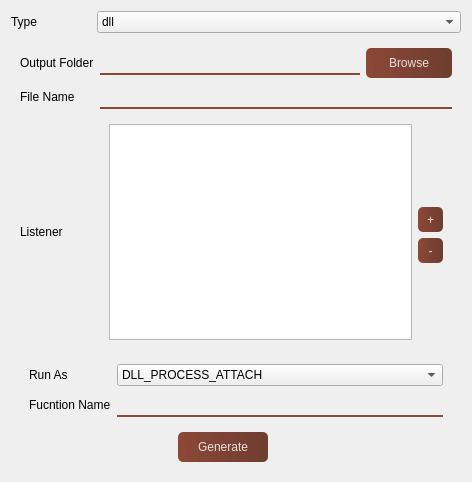
<?xml version="1.0" encoding="UTF-8"?>
<ui version="4.0">
 <class>GeneratePayload</class>
 <widget class="QDialog" name="GeneratePayload">
  <property name="geometry">
   <rect>
    <x>0</x>
    <y>0</y>
    <width>472</width>
    <height>482</height>
   </rect>
  </property>
  <property name="windowTitle">
   <string>Payload Generator</string>
  </property>
  <property name="windowIcon">
   <iconset>
    <normaloff>../Image/WareedIcon.png</normaloff>../Image/WareedIcon.png</iconset>
  </property>
  <property name="styleSheet">
   <string notr="true">QPushButton:hover{
        background-color: qlineargradient(spread:pad, x1:0, y1:0.505682, x2:1, y2:0.477, stop:0 rgba(183, 44, 24, 219), stop:1 rgba(93, 39, 24, 226));
}

QPushButton:pressed{
        padding-left:5px;
        padding-top:5px;
        background-color:rgba(150, 123, 111, 255);
}

QPushButton{
        background-color: qlineargradient(spread:pad, x1:0, y1:0.505682, x2:1, y2:0.477, stop:0 rgba(124, 44, 24, 219), stop:1 rgba(93, 39, 24, 226));
        color:rgba(255, 255, 255, 210);
        border-radius:5px;
}

QLineEdit{
background-color:rgba(0, 0, 0, 0);
border:none;
border-bottom:2px solid rgba(124, 44, 24, 219);
padding-bottom:7px;

}

</string>
  </property>
  <layout class="QGridLayout" name="gridLayout_2">
   <item row="0" column="0">
    <widget class="QLabel" name="label">
     <property name="maximumSize">
      <size>
       <width>80</width>
       <height>16777215</height>
      </size>
     </property>
     <property name="text">
      <string>Type</string>
     </property>
    </widget>
   </item>
   <item row="0" column="1">
    <widget class="QComboBox" name="comboBoxType">
     <item>
      <property name="text">
       <string>dll</string>
      </property>
     </item>
     <item>
      <property name="text">
       <string>exe</string>
      </property>
     </item>
    </widget>
   </item>
   <item row="1" column="0" colspan="2">
    <widget class="QFrame" name="frameEXE_3">
     <property name="frameShape">
      <enum>QFrame::NoFrame</enum>
     </property>
     <property name="frameShadow">
      <enum>QFrame::Raised</enum>
     </property>
     <layout class="QGridLayout" name="gridLayout">
      <item row="0" column="0">
       <widget class="QLabel" name="label_13">
        <property name="text">
         <string>Output Folder</string>
        </property>
       </widget>
      </item>
      <item row="0" column="1" colspan="3">
       <widget class="QLineEdit" name="lineEditOutputFolder">
        <property name="minimumSize">
         <size>
          <width>200</width>
          <height>0</height>
         </size>
        </property>
        <property name="readOnly">
         <bool>true</bool>
        </property>
       </widget>
      </item>
      <item row="0" column="4">
       <widget class="QPushButton" name="pushButtonBrowse">
        <property name="minimumSize">
         <size>
          <width>0</width>
          <height>30</height>
         </size>
        </property>
        <property name="maximumSize">
         <size>
          <width>100</width>
          <height>16777215</height>
         </size>
        </property>
        <property name="text">
         <string>Browse</string>
        </property>
       </widget>
      </item>
      <item row="1" column="0">
       <widget class="QLabel" name="label_14">
        <property name="text">
         <string>File Name</string>
        </property>
       </widget>
      </item>
      <item row="2" column="0">
       <widget class="QLabel" name="label_15">
        <property name="text">
         <string>Listener</string>
        </property>
       </widget>
      </item>
      <item row="2" column="1" colspan="4">
       <widget class="QWidget" name="widget_5" native="true">
        <layout class="QGridLayout" name="gridLayout_9">
         <item row="0" column="0" rowspan="4">
          <widget class="QTableWidget" name="tableWidgetListener">
           <property name="selectionMode">
            <enum>QAbstractItemView::SingleSelection</enum>
           </property>
           <property name="selectionBehavior">
            <enum>QAbstractItemView::SelectRows</enum>
           </property>
           <attribute name="horizontalHeaderVisible">
            <bool>false</bool>
           </attribute>
           <attribute name="horizontalHeaderStretchLastSection">
            <bool>true</bool>
           </attribute>
           <attribute name="verticalHeaderStretchLastSection">
            <bool>false</bool>
           </attribute>
           <column>
            <property name="text">
             <string/>
            </property>
           </column>
          </widget>
         </item>
         <item row="0" column="1">
          <spacer name="verticalSpacer_7">
           <property name="orientation">
            <enum>Qt::Vertical</enum>
           </property>
           <property name="sizeHint" stdset="0">
            <size>
             <width>20</width>
             <height>65</height>
            </size>
           </property>
          </spacer>
         </item>
         <item row="1" column="1">
          <widget class="QPushButton" name="pushButtonAddListener">
           <property name="minimumSize">
            <size>
             <width>25</width>
             <height>25</height>
            </size>
           </property>
           <property name="maximumSize">
            <size>
             <width>35</width>
             <height>16777215</height>
            </size>
           </property>
           <property name="text">
            <string>+</string>
           </property>
          </widget>
         </item>
         <item row="2" column="1">
          <widget class="QPushButton" name="pushButtonDelListener">
           <property name="minimumSize">
            <size>
             <width>25</width>
             <height>25</height>
            </size>
           </property>
           <property name="maximumSize">
            <size>
             <width>30</width>
             <height>16777215</height>
            </size>
           </property>
           <property name="text">
            <string>-</string>
           </property>
          </widget>
         </item>
         <item row="3" column="1">
          <spacer name="verticalSpacer_8">
           <property name="orientation">
            <enum>Qt::Vertical</enum>
           </property>
           <property name="sizeHint" stdset="0">
            <size>
             <width>20</width>
             <height>65</height>
            </size>
           </property>
          </spacer>
         </item>
        </layout>
       </widget>
      </item>
      <item row="3" column="0" colspan="5">
       <widget class="QWidget" name="widgetDLL" native="true">
        <layout class="QGridLayout" name="gridLayout_4">
         <item row="0" column="0">
          <widget class="QLabel" name="label_16">
           <property name="maximumSize">
            <size>
             <width>16777215</width>
             <height>16777215</height>
            </size>
           </property>
           <property name="text">
            <string>Run As</string>
           </property>
          </widget>
         </item>
         <item row="0" column="1">
          <widget class="QComboBox" name="comboBoxTypeDLL">
           <item>
            <property name="text">
             <string>DLL_PROCESS_ATTACH</string>
            </property>
           </item>
           <item>
            <property name="text">
             <string>EXPORT_FUNCTION</string>
            </property>
           </item>
          </widget>
         </item>
         <item row="1" column="0">
          <widget class="QLabel" name="label_17">
           <property name="maximumSize">
            <size>
             <width>16777215</width>
             <height>16777215</height>
            </size>
           </property>
           <property name="text">
            <string>Fucntion Name</string>
           </property>
          </widget>
         </item>
         <item row="1" column="1">
          <widget class="QLineEdit" name="lineEditFunctionName">
           <property name="readOnly">
            <bool>true</bool>
           </property>
          </widget>
         </item>
        </layout>
       </widget>
      </item>
      <item row="4" column="2">
       <widget class="QPushButton" name="pushButtonGenerate">
        <property name="minimumSize">
         <size>
          <width>90</width>
          <height>30</height>
         </size>
        </property>
        <property name="maximumSize">
         <size>
          <width>80</width>
          <height>16777215</height>
         </size>
        </property>
        <property name="text">
         <string>Generate</string>
        </property>
       </widget>
      </item>
      <item row="4" column="3" colspan="2">
       <spacer name="horizontalSpacer_7">
        <property name="orientation">
         <enum>Qt::Horizontal</enum>
        </property>
        <property name="sizeHint" stdset="0">
         <size>
          <width>178</width>
          <height>20</height>
         </size>
        </property>
       </spacer>
      </item>
      <item row="4" column="0" colspan="2">
       <spacer name="horizontalSpacer_3">
        <property name="orientation">
         <enum>Qt::Horizontal</enum>
        </property>
        <property name="sizeHint" stdset="0">
         <size>
          <width>40</width>
          <height>20</height>
         </size>
        </property>
       </spacer>
      </item>
      <item row="1" column="1" colspan="4">
       <widget class="QLineEdit" name="lineEditFileName">
        <property name="minimumSize">
         <size>
          <width>220</width>
          <height>0</height>
         </size>
        </property>
       </widget>
      </item>
     </layout>
    </widget>
   </item>
  </layout>
 </widget>
 <resources/>
 <connections/>
</ui>
